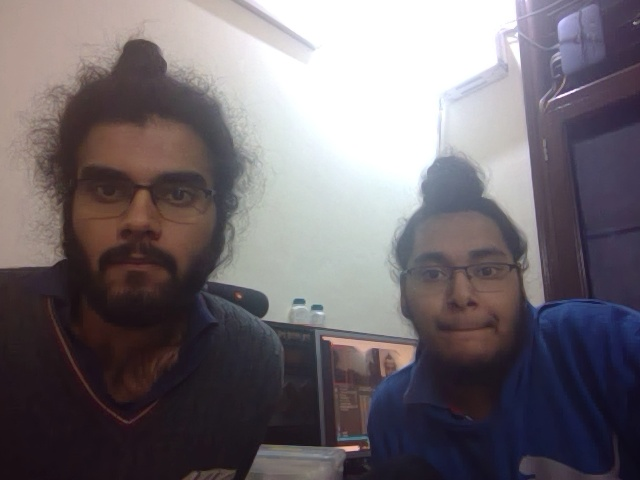
#> input picture DefaulterProof/1.NaviSingh.202112150258.jpg, 640 x 480 px, given as the content of the folder DefaulterProof/1.NaviSingh.202112150258.jpg, which was not available
$ python -i Train_Image.py   (imports and definitions only)
#> lines starting #> are read from the running program, lines starting #| are printed output that depends on the picture
import os
import time
import cv2
import numpy as np
from PIL import Image
from threading import Thread


# -------------- image labesl ------------------------

def getImagesAndLabels(path):
    # get the path of all the files in the folder
    imagePaths = [os.path.join(path, f) for f in os.listdir(path)]
    # print(imagePaths)

    # create empth face list
    faces = []
    # create empty ID list
    Ids = []
    # now looping through all the image paths and loading the Ids and the images
    for imagePath in imagePaths:
        # loading the image and converting it to gray scale
        pilImage = Image.open(imagePath).convert('L')
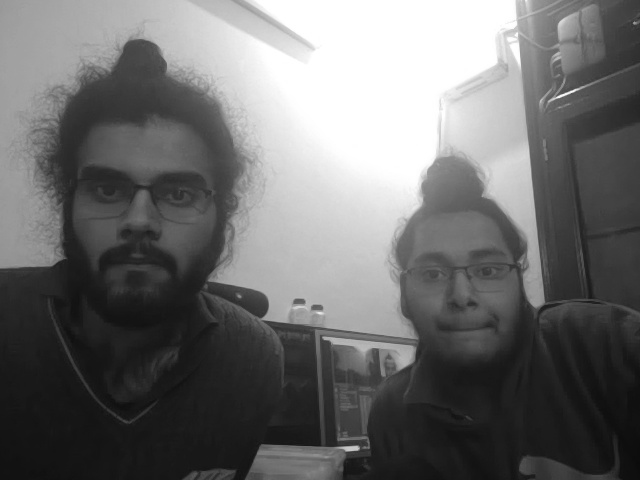
#> pilImage: PIL image 640x480 L; min 11, max 255, mean 108.6
        # Now we are converting the PIL image into numpy array
        imageNp = np.array(pilImage, 'uint8')
        # getting the Id from the image
#> (the run stopped early here; a loop or call above may not have finished)

$ run again, on DefaulterProof/1.NaviSingh.202112150301.jpg
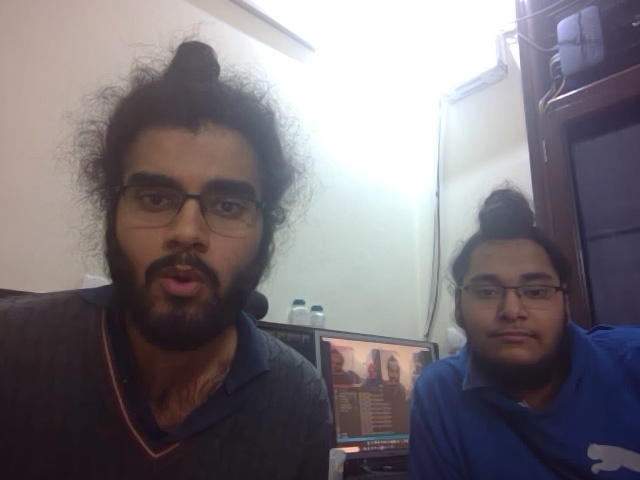
#> input picture DefaulterProof/1.NaviSingh.202112150301.jpg, 640 x 480 px, given as the content of the folder DefaulterProof/1.NaviSingh.202112150301.jpg, which was not available
#> in getImagesAndLabels, `pilImage = Image.open(imagePath).convert('L')`:
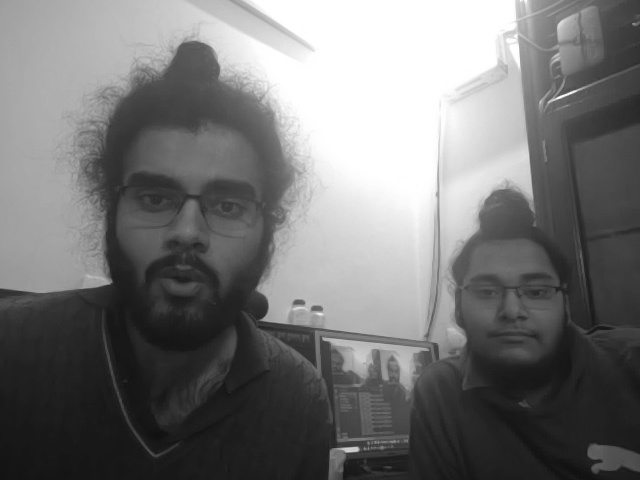
#> pilImage: PIL image 640x480 L; min 16, max 255, mean 116.8

$ run again, on DefaulterProof/1.NaviSingh.202112150307.jpg
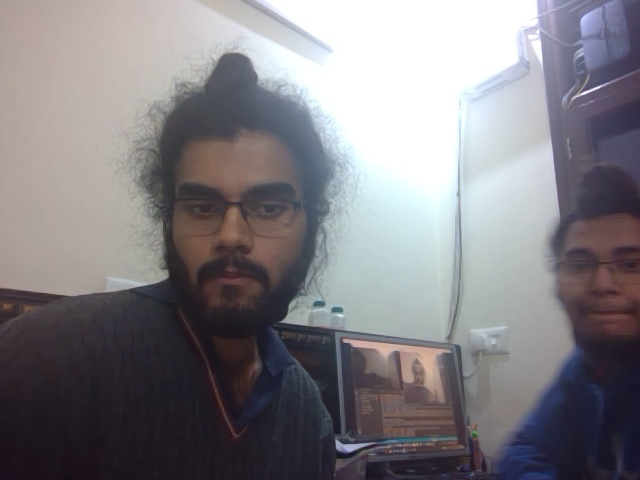
#> input picture DefaulterProof/1.NaviSingh.202112150307.jpg, 640 x 480 px, given as the content of the folder DefaulterProof/1.NaviSingh.202112150307.jpg, which was not available
#> in getImagesAndLabels, `pilImage = Image.open(imagePath).convert('L')`:
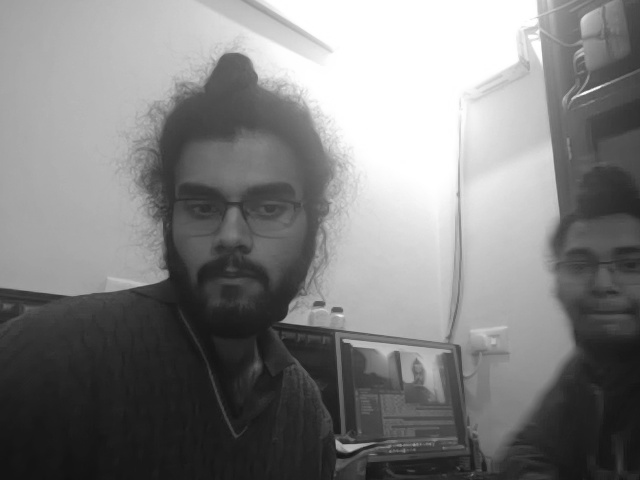
#> pilImage: PIL image 640x480 L; min 17, max 255, mean 127.7

$ run again, on DefaulterProof/1.NaviSingh.202112150308.jpg
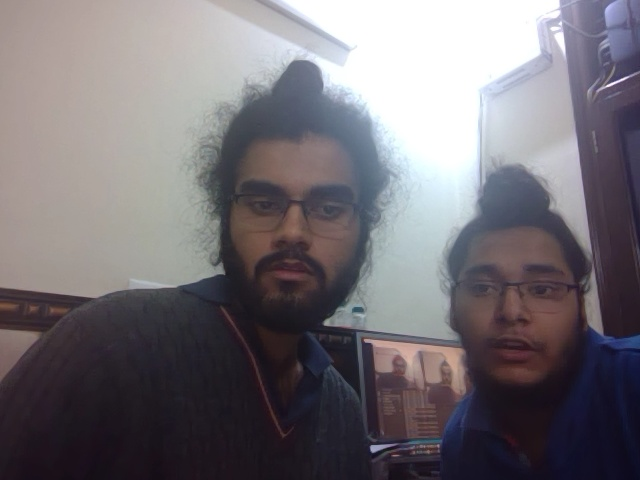
#> input picture DefaulterProof/1.NaviSingh.202112150308.jpg, 640 x 480 px, given as the content of the folder DefaulterProof/1.NaviSingh.202112150308.jpg, which was not available
#> in getImagesAndLabels, `pilImage = Image.open(imagePath).convert('L')`:
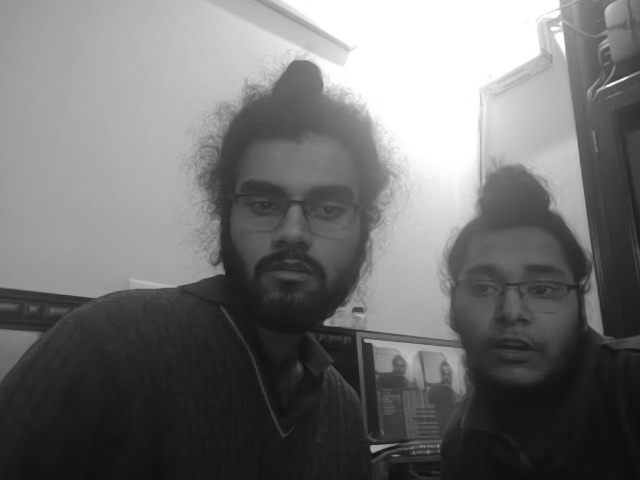
#> pilImage: PIL image 640x480 L; min 12, max 255, mean 113.7
